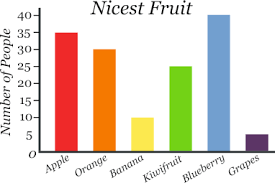
#> input picture bar-1.png, 275 x 183 px
$ python Export.py
#> lines starting #> are read from the running program, lines starting #| are printed output that depends on the picture
import cv2
import numpy as np
import math
import statistics
import time
import pdb

start=time.time()

img = cv2.imread('bar-1.png')
#> img is the input picture: shape (183, 275, 3); mean B, G, R 207.6, 219.1, 229.5
gray = cv2.cvtColor(img,cv2.COLOR_BGR2GRAY)
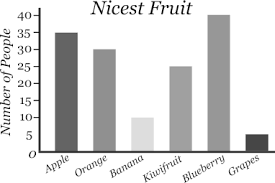
#> gray: shape (183, 275); min 0, max 255, mean 220.9
gray = np.float32(gray)

row,col,channels=img.shape
#> row = 183; col = 275; channels = 3
#print(row,col,channels)
bgcolor=img[row-1][col-1]
#> bgcolor = [255, 255, 255]
bgpoint=[col-1,row-1]
#> bgpoint = [274, 182]

corners = cv2.goodFeaturesToTrack(gray, 100, 0.01, 30)
#> corners = 20 rows, first 8: [167, 6], [108, 5], [22, 103], [12, 45], [39, 8], [37, 66], [9, 134], [41, 150]
corners = np.int0(corners)

'''
#for visualization
for corner in corners:
    x,y = corner.ravel()
    #print(corner[0])
    cv2.circle(img,(x,y),3,(255,0,0),-1)

cv2.imshow('image',img)
cv2.waitKey(0)
cv2.destroyAllWindows()
'''
#step0 :- sort corners according to x and y coordinates
new_corner=[]
for corner in corners:
    x,y = corner.ravel()
    #print(corner[0])
    new_corner.append([x,y])
#> this loop made 20 passes
#> (x, y) on passes 1 to 12: (167, 6), (108, 5), (22, 103), (12, 45), (39, 8), (37, 66), (9, 134), (41, 150), (244, 149), (78, 149), (76, 33), (117, 173)
#> after the loop, new_corner = [[167, 6], [108, 5], [22, 103], [12, 45], [39, 8], [37, 66], [9, 134], [41, 150], [244, 149], [78, 149], [76, 33], [117, 173], [191, 173], [147, 180], [4, 78], [168, 149], [114, 50], [208, 15], [170, 67], [132, 118]]
#print(new_corner[0])
#for x co ordinates in increasing

def check_range(y1,y2):
    if y2 == y1:
        return True
    elif y2 == y1+1:
        return True
    elif y2 == y1-1:
        return True
    else :
        return False

def check_range_2(x1,x2):
    if x2 == x1:
        return True
    elif x2 == x1+2:
        return True
    elif x2 == x1-2:
        return True
    else :
        return False

new_corner_x=new_corner
#> new_corner_x has the same summary as new_corner

def sort_x():
    for j in range(len(new_corner)-1):
        for i in range(len(new_corner)-j-1):
            if new_corner_x[i][0]>new_corner_x[i+1][0]:
                new_corner_x[i],new_corner_x[i+1]=new_corner_x[i+1],new_corner_x[i]
#print(new_corner_x)
#for y co ordinates in non decreasing
for j in range(len(new_corner)-1):
    for i in range(len(new_corner)-j-1):
        if new_corner[i][1]<new_corner[i+1][1]:
            new_corner[i],new_corner[i+1]=new_corner[i+1],new_corner[i]
#> this loop made 19 passes
#> after the loop, new_corner = [[147, 180], [117, 173], [191, 173], [41, 150], [244, 149], [78, 149], [168, 149], [9, 134], [132, 118], [22, 103], [4, 78], [170, 67], [37, 66], [114, 50], [12, 45], [76, 33], [208, 15], [39, 8], [167, 6], [108, 5]]
#print(new_corner)
#--------------------------------------------------------------
#step1- detecting x axis

list_possibility=[]
j=0

#gathering list of possibility
while j<len(new_corner)-1:
    within_range=check_range(new_corner[j][1],new_corner[j+1][1])
    #print(within_range," " ,new_corner[j][1] )
    if within_range:
            temp=0
            i=j
            while within_range:
                i=i+1
                try:
                    within_range=check_range(new_corner[j][1],new_corner[i+1][1])
                    temp+=1
                except IndexError:
                    break

            list_possibility.append([new_corner[j][1],temp+1])
            j=j+temp+1
    else:
        j+=1
#> this loop made 14 passes
#> j on passes 2, 3, 8, 14: 3, 7, 13, 19
#> j on passes 1, 4, 5, 6, 7, 9: 1, 8, 9, 10, 11, 14
#> after the loop, i = 19; j = 19; list_possibility = [[173, 2], [150, 4], [67, 2], [6, 1]]; temp = 0

#sorting list of possibility
for j in range(len(list_possibility)-1):
    for i in range(len(list_possibility)-j-1):
        if list_possibility[i][1]<list_possibility[i+1][1]:
            list_possibility[i],list_possibility[i+1]=list_possibility[i+1],list_possibility[i]
#> this loop made 3 passes
#> after the loop, list_possibility = [[150, 4], [173, 2], [67, 2], [6, 1]]
#print(list_possibility)
#---------------------------------------------------------------
#step2 : detect vertical point of a bar
#print(new_corner_x)
y_coordinate=list_possibility[0][0]
#> y_coordinate = 150
frequency=list_possibility[0][1]
#> frequency = 4
i=0

while new_corner[i][1] != y_coordinate:
    i+=1
#> after the loop, i = 3

list_x_axis=[]
for j in range(0,frequency):
    within_range=check_range(y_coordinate,new_corner[i+j][1])
    if within_range:
        list_x_axis.append(new_corner[i+j])
#> after the loop, list_x_axis = [[41, 150], [244, 149], [78, 149], [168, 149]]

#print(list_x_axis)
#print(list_x_axis)
if len(list_x_axis)==frequency:
    sort_x()
#> the loop in sort_x, `for j in range(len(new_corner)-1):` made 19 passes
#> after the loop in sort_x, `for j in range(len(new_corner)-1):`: new_corner_x = [[4, 78], [9, 134], [12, 45], [22, 103], [37, 66], [39, 8], [41, 150], [76, 33], [78, 149], [108, 5], [114, 50], [117, 173], [132, 118], [147, 180], [167, 6], [168, 149], [170, 67], [191, 173], [208, 15], [244, 149]]

verify_x_axis=False
    #print(new_corner_x)

for point in list_x_axis:
    for i in range(len(new_corner_x)):
        if point == new_corner_x[i]:

                if i==(len(new_corner_x)-2):
                    within_range=check_range_2(point[0],new_corner_x[i+1][0])
                    if within_range is True:
                        verify_x_axis=True
                        verification_point=[point,new_corner_x[i+1]]
                        break
                elif i<(len(new_corner_x)-2) and i>=0:
                    within_range=check_range_2(point[0],new_corner_x[i+1][0])
                    within_range_2=check_range_2(point[0],new_corner_x[i+2][0])
                    if within_range != within_range_2 :
                        verify_x_axis=True
                        verification_point=[point,new_corner_x[i+1]]
                        break
#> this loop made 4 passes

#print(verification_point)
'''
for corner in verification_point:
    x,y = corner[0],corner[1]
    #print(corner[0])
    cv2.circle(img,(x,y-3),3,(255,0,0),-1)

    print(img[y-2][x-4])
    print(img[y+2][x-5])
    print(img[y-2][x+5])
    print(img[y+2][x+4])
'''

#-----------------------------------------------------------
#step4 : horizontal scanning 3px over x axis
    #y_gap is gap above x-axis
def x_scanner(y_gap,x_axis_pt,col,bgcolor):
#> called with y_gap = 3, col = 275, bgcolor = array of shape (3,)
    i=col-1
#> i = 274
    y_cood=x_axis_pt[1]-y_gap
    Dict_colors={}
    li_colors=[]
    while i>0:
        if(color_match(bgcolor,img[y_cood][i])) is False:

            temp=i
            #pdb.set_trace()

            while(color_match(img[y_cood][temp],img[y_cood][i])) is True:
                i-=1
            if temp != i+1 and temp-i-1 !=1:
                li_colors.append(img[y_cood][temp])
                #print(img[y_cood][i])
                Dict_colors[len(li_colors)-1]=[i+1,temp,temp-i-1]

        else:
            i-=1
#> after the loop, Dict_colors = {0: [247, 267, 20], 1: [209, 228, 19], 2: [171, 190, 19], 3: [132, 152, 20], 4: [95, 113, 18], 5: [56, 75, 19]}; i = 0; li_colors = [[102, 53, 92], [207, 159, 114], [22, 210, 115], [79, 233, 252], [0, 121, 245], [41, 41, 239]]
    return Dict_colors,y_cood,li_colors

def color_match(color1,color2):
    if color1[0]==color2[0]:
        if color1[1]==color2[1]:
            if color1[2]==color2[2]:
                return True
    return False

x_axis_pt= verification_point[:][0]

dictionary,y_cood,li_colors=x_scanner(3,x_axis_pt,col,bgcolor)
#> dictionary has the same summary as Dict_colors in x_scanner; y_cood = 146
#print(dictionary)
#print(len(li_colors))
#------------------------------------------------
#step 5 : Determinig horizontal length of a bar and bars
t_li=[]
temp_li=[]
temp_li_count=[]
for i in range(0,len(li_colors)):
    t_li.append(i)
#> this loop made 6 passes
#> after the loop, t_li = [0, 1, 2, 3, 4, 5]

for i in range(0,len(li_colors)):
    if i in t_li:
        count=0
        temp=dictionary[i][2]
        t_li.remove(i)

        for j in range(0,len(li_colors)):
            if j!= i:
                if check_range_2(temp,dictionary[j][2]) or check_range(temp,dictionary[j][2]) is True:
                    count+=1
                    #print(temp,dictionary[j][2])
                    t_li.remove(j)

        temp_li.append(i)
        temp_li_count.append(count)
#> this loop made 6 passes
#> temp on pass 1: 20
#> after the loop, t_li = []; temp_li = [0]; temp_li_count = [5]

#for i in range(0,len(temp_li)):

idx=temp_li_count.index(max(temp_li_count))
#> idx = 0
count=temp_li_count[idx]
#> count = 5
temp_li_count.remove(temp_li_count[idx])

main_idx=idx
#> main_idx = 0
dic_idx=temp_li[idx]
#> dic_idx = 0
thick=dictionary[dic_idx][2]
#> thick = 20

#print(dictionary)
#print(thick)
#print(li_colors)
#---------------------
#step6: calculate vertical height
final_dict={}
def vertical_height(x_axis_row,color_bar,cood_bar_col,y_gap):
    point_axis=[cood_bar_col,x_axis_row]
    #pdb.set_trace()
    for i in range(0,y_gap+1):
        #print(img[x_axis_row-i][cood_bar_col])
        if color_match(img[x_axis_row-i][cood_bar_col],color_bar) is True:
            count=0
            while color_match(img[x_axis_row-i-count][cood_bar_col],color_bar) is True :
                count +=1
            return count
    return 0

x_axis_cood=verification_point[:][0]
x_axis_cood=x_axis_cood[1]
for i in dictionary.keys():
    #check thickness and create final dict
    #if dictionary[i]

    if check_range(thick,dictionary[i][2]) or check_range_2(thick,dictionary[i][2]) is True:
        avg=int((dictionary[i][1]+dictionary[i][0])/2)
        count=vertical_height(x_axis_cood,li_colors[i],avg,3)
        #print(dictionary[i],li_colors[i],count, x_axis_cood)
        final_dict[i]=[dictionary[i][0],dictionary[i][1],dictionary[i][2],count]
#> this loop made 6 passes
#> (avg, point_axis in vertical_height, count) on passes 1 to 6: (257, [257, 149], 14), (218, [218, 149], 135), (180, [180, 149], 82), (142, [142, 149], 31), (104, [104, 149], 99), (65, [65, 149], 116)
#> after the loop, final_dict = {0: [247, 267, 20, 14], 1: [209, 228, 19, 135], 2: [171, 190, 19, 82], 3: [132, 152, 20, 31], 4: [95, 113, 18, 99], 5: [56, 75, 19, 116]}
print(final_dict)
#| {0: [247, 267, 20, 14], 1: [209, 228, 19, 135], 2: [171, 190, 19, 82], 3: [132, 152, 20, 31], 4: [95, 113, 18, 99], 5: [56, 75, 19, 116]}

cv2.imshow('image',img)
cv2.waitKey(0)
cv2.destroyAllWindows()
